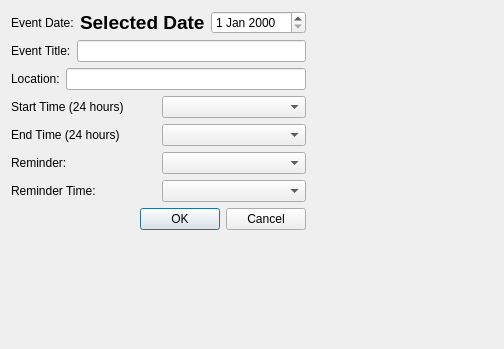
<?xml version="1.0" encoding="UTF-8"?>
<ui version="4.0">
 <class>DialogAddEvent</class>
 <widget class="QDialog" name="DialogAddEvent">
  <property name="geometry">
   <rect>
    <x>0</x>
    <y>0</y>
    <width>504</width>
    <height>349</height>
   </rect>
  </property>
  <property name="windowTitle">
   <string>Dialog</string>
  </property>
  <layout class="QFormLayout" name="formLayout">
   <item row="0" column="0">
    <layout class="QVBoxLayout" name="verticalLayout">
     <item>
      <layout class="QHBoxLayout" name="horizontalLayout">
       <item>
        <widget class="QLabel" name="labelEventDate">
         <property name="text">
          <string>Event Date:</string>
         </property>
        </widget>
       </item>
       <item>
        <widget class="QLabel" name="labelSelectedEventDate">
         <property name="font">
          <font>
           <pointsize>14</pointsize>
           <weight>75</weight>
           <bold>true</bold>
          </font>
         </property>
         <property name="text">
          <string>Selected Date</string>
         </property>
        </widget>
       </item>
       <item>
        <widget class="QDateEdit" name="dateEdit"/>
       </item>
      </layout>
     </item>
     <item>
      <layout class="QHBoxLayout" name="horizontalLayout_2">
       <item>
        <widget class="QLabel" name="labelTitle">
         <property name="text">
          <string>Event Title:</string>
         </property>
        </widget>
       </item>
       <item>
        <widget class="QLineEdit" name="lineEditTitle"/>
       </item>
      </layout>
     </item>
     <item>
      <layout class="QHBoxLayout" name="horizontalLayout_3">
       <item>
        <widget class="QLabel" name="label_4">
         <property name="text">
          <string>Location:</string>
         </property>
        </widget>
       </item>
       <item>
        <widget class="QLineEdit" name="lineEditLocation"/>
       </item>
      </layout>
     </item>
     <item>
      <layout class="QHBoxLayout" name="horizontalLayout_4">
       <item>
        <widget class="QLabel" name="labelStartTime">
         <property name="text">
          <string>Start Time (24 hours)</string>
         </property>
        </widget>
       </item>
       <item>
        <widget class="QComboBox" name="comboBoxStartTime"/>
       </item>
      </layout>
     </item>
     <item>
      <layout class="QHBoxLayout" name="horizontalLayout_5">
       <item>
        <widget class="QLabel" name="labelEndTime">
         <property name="text">
          <string>End Time (24 hours)</string>
         </property>
        </widget>
       </item>
       <item>
        <widget class="QComboBox" name="comboBoxEndTime"/>
       </item>
      </layout>
     </item>
     <item>
      <layout class="QHBoxLayout" name="horizontalLayout_6">
       <item>
        <widget class="QLabel" name="labelReminder">
         <property name="text">
          <string>Reminder:</string>
         </property>
        </widget>
       </item>
       <item>
        <widget class="QComboBox" name="comboBoxReminderDays"/>
       </item>
      </layout>
     </item>
     <item>
      <layout class="QHBoxLayout" name="horizontalLayout_7">
       <item>
        <widget class="QLabel" name="labelReminderTime">
         <property name="text">
          <string>Reminder Time:</string>
         </property>
        </widget>
       </item>
       <item>
        <widget class="QComboBox" name="comboBoxReminderTime"/>
       </item>
      </layout>
     </item>
     <item>
      <widget class="QDialogButtonBox" name="buttonBox">
       <property name="orientation">
        <enum>Qt::Horizontal</enum>
       </property>
       <property name="standardButtons">
        <set>QDialogButtonBox::Cancel|QDialogButtonBox::Ok</set>
       </property>
      </widget>
     </item>
    </layout>
   </item>
  </layout>
 </widget>
 <resources/>
 <connections>
  <connection>
   <sender>buttonBox</sender>
   <signal>accepted()</signal>
   <receiver>DialogAddEvent</receiver>
   <slot>accept()</slot>
   <hints>
    <hint type="sourcelabel">
     <x>248</x>
     <y>254</y>
    </hint>
    <hint type="destinationlabel">
     <x>157</x>
     <y>274</y>
    </hint>
   </hints>
  </connection>
  <connection>
   <sender>buttonBox</sender>
   <signal>rejected()</signal>
   <receiver>DialogAddEvent</receiver>
   <slot>reject()</slot>
   <hints>
    <hint type="sourcelabel">
     <x>316</x>
     <y>260</y>
    </hint>
    <hint type="destinationlabel">
     <x>286</x>
     <y>274</y>
    </hint>
   </hints>
  </connection>
 </connections>
</ui>
